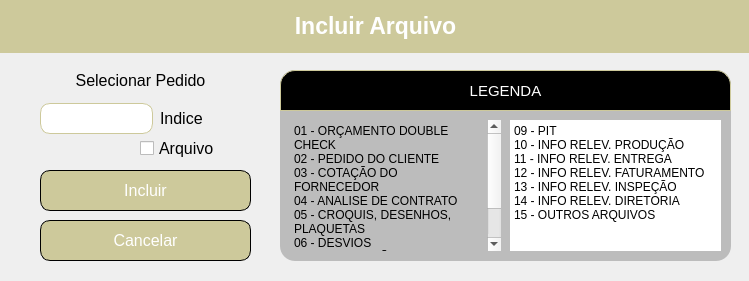
<?xml version="1.0" encoding="UTF-8"?>
<ui version="4.0">
 <class>telaIncluirArquivos</class>
 <widget class="QDialog" name="telaIncluirArquivos">
  <property name="geometry">
   <rect>
    <x>0</x>
    <y>0</y>
    <width>749</width>
    <height>281</height>
   </rect>
  </property>
  <property name="windowTitle">
   <string>INCLUIR PEDIDO</string>
  </property>
  <widget class="QLabel" name="labelErro">
   <property name="geometry">
    <rect>
     <x>0</x>
     <y>0</y>
     <width>751</width>
     <height>51</height>
    </rect>
   </property>
   <property name="font">
    <font>
     <pointsize>17</pointsize>
     <weight>75</weight>
     <bold>true</bold>
    </font>
   </property>
   <property name="styleSheet">
    <string notr="true">QLabel {
    color: white;
}</string>
   </property>
   <property name="text">
    <string>Incluir Arquivo</string>
   </property>
   <property name="alignment">
    <set>Qt::AlignCenter</set>
   </property>
  </widget>
  <widget class="QPushButton" name="btnIncluirPedidoTela">
   <property name="geometry">
    <rect>
     <x>40</x>
     <y>170</y>
     <width>211</width>
     <height>41</height>
    </rect>
   </property>
   <property name="font">
    <font>
     <pointsize>12</pointsize>
    </font>
   </property>
   <property name="styleSheet">
    <string notr="true">QPushButton {
	border-radius: 10px;
	border: 1px solid rgb(0,0,0);
    background-color: #CDC99B;
    color: white;
}</string>
   </property>
   <property name="text">
    <string>Incluir</string>
   </property>
  </widget>
  <widget class="QLineEdit" name="inputIncluirIndice">
   <property name="geometry">
    <rect>
     <x>40</x>
     <y>103</y>
     <width>113</width>
     <height>31</height>
    </rect>
   </property>
   <property name="styleSheet">
    <string notr="true">QLineEdit {
	border-radius: 10px;
	border: 1px solid #CDC99B;
}</string>
   </property>
   <property name="alignment">
    <set>Qt::AlignCenter</set>
   </property>
  </widget>
  <widget class="QCheckBox" name="checkIncluirAtual">
   <property name="geometry">
    <rect>
     <x>140</x>
     <y>140</y>
     <width>91</width>
     <height>17</height>
    </rect>
   </property>
   <property name="font">
    <font>
     <pointsize>12</pointsize>
    </font>
   </property>
   <property name="styleSheet">
    <string notr="true">QLineEdit {
	border-top-right-radius: 10px;
	border-top-left-radius: 10px;
	border: 1px solid #CDC99B;
}</string>
   </property>
   <property name="text">
    <string>Arquivo</string>
   </property>
  </widget>
  <widget class="QLabel" name="label_2">
   <property name="geometry">
    <rect>
     <x>160</x>
     <y>110</y>
     <width>81</width>
     <height>16</height>
    </rect>
   </property>
   <property name="font">
    <font>
     <pointsize>12</pointsize>
    </font>
   </property>
   <property name="text">
    <string>Indice</string>
   </property>
  </widget>
  <widget class="QLabel" name="label_3">
   <property name="geometry">
    <rect>
     <x>280</x>
     <y>70</y>
     <width>451</width>
     <height>191</height>
    </rect>
   </property>
   <property name="styleSheet">
    <string notr="true">QLabel {
	background-color: rgb(188, 188, 188);
	border-radius: 15px;
}</string>
   </property>
   <property name="text">
    <string/>
   </property>
  </widget>
  <widget class="QLabel" name="label_4">
   <property name="geometry">
    <rect>
     <x>-4</x>
     <y>-8</y>
     <width>761</width>
     <height>61</height>
    </rect>
   </property>
   <property name="styleSheet">
    <string notr="true">QLabel {
	background-color: #CDC99B;
}</string>
   </property>
   <property name="text">
    <string/>
   </property>
  </widget>
  <widget class="QPlainTextEdit" name="plainTextEdit">
   <property name="enabled">
    <bool>true</bool>
   </property>
   <property name="geometry">
    <rect>
     <x>290</x>
     <y>120</y>
     <width>211</width>
     <height>131</height>
    </rect>
   </property>
   <property name="styleSheet">
    <string notr="true">QPlainTextEdit {
	background-color: rgb(0, 0, 0, 0);
	border: 0px;
}</string>
   </property>
   <property name="readOnly">
    <bool>true</bool>
   </property>
   <property name="plainText">
    <string>01 - ORÇAMENTO DOUBLE CHECK
02 - PEDIDO DO CLIENTE
03 - COTAÇÃO DO FORNECEDOR
04 - ANALISE DE CONTRATO
05 - CROQUIS, DESENHOS, PLAQUETAS
06 - DESVIOS
07 - SOLICITAÇÃO DO CLIENTE
08 - ORCAMENTO ENVIADO</string>
   </property>
   <property name="backgroundVisible">
    <bool>false</bool>
   </property>
  </widget>
  <widget class="QPlainTextEdit" name="plainTextEdit_2">
   <property name="geometry">
    <rect>
     <x>510</x>
     <y>120</y>
     <width>211</width>
     <height>131</height>
    </rect>
   </property>
   <property name="styleSheet">
    <string notr="true">QPlainTextEdit {
	border-top-right-radius: 10px;
	border-bottom-right-radius: 10px;
}</string>
   </property>
   <property name="readOnly">
    <bool>true</bool>
   </property>
   <property name="plainText">
    <string>09 - PIT
10 - INFO RELEV. PRODUÇÃO
11 - INFO RELEV. ENTREGA
12 - INFO RELEV. FATURAMENTO
13 - INFO RELEV. INSPEÇÃO
14 - INFO RELEV. DIRETORIA
15 - OUTROS ARQUIVOS</string>
   </property>
  </widget>
  <widget class="QLabel" name="label_5">
   <property name="geometry">
    <rect>
     <x>280</x>
     <y>70</y>
     <width>451</width>
     <height>41</height>
    </rect>
   </property>
   <property name="font">
    <font>
     <pointsize>11</pointsize>
    </font>
   </property>
   <property name="styleSheet">
    <string notr="true">QLabel {
	background: black;
	color: white;
	border: 1px solid #CDC99B;
	border-top-right-radius: 15px;
	border-top-left-radius: 15px;
}
</string>
   </property>
   <property name="text">
    <string>LEGENDA</string>
   </property>
   <property name="alignment">
    <set>Qt::AlignCenter</set>
   </property>
  </widget>
  <widget class="QLabel" name="labelPedido">
   <property name="geometry">
    <rect>
     <x>40</x>
     <y>70</y>
     <width>201</width>
     <height>20</height>
    </rect>
   </property>
   <property name="font">
    <font>
     <pointsize>12</pointsize>
    </font>
   </property>
   <property name="text">
    <string>Selecionar Pedido</string>
   </property>
   <property name="alignment">
    <set>Qt::AlignCenter</set>
   </property>
  </widget>
  <widget class="QPushButton" name="btnCancela">
   <property name="geometry">
    <rect>
     <x>40</x>
     <y>220</y>
     <width>211</width>
     <height>41</height>
    </rect>
   </property>
   <property name="font">
    <font>
     <pointsize>12</pointsize>
    </font>
   </property>
   <property name="styleSheet">
    <string notr="true">QPushButton {
	border-radius: 10px;
	border: 1px solid rgb(0,0,0);
    background-color: #CDC99B;
    color: white;
}</string>
   </property>
   <property name="text">
    <string>Cancelar</string>
   </property>
  </widget>
  <zorder>label_4</zorder>
  <zorder>labelErro</zorder>
  <zorder>btnIncluirPedidoTela</zorder>
  <zorder>inputIncluirIndice</zorder>
  <zorder>checkIncluirAtual</zorder>
  <zorder>label_2</zorder>
  <zorder>label_3</zorder>
  <zorder>plainTextEdit</zorder>
  <zorder>plainTextEdit_2</zorder>
  <zorder>label_5</zorder>
  <zorder>labelPedido</zorder>
  <zorder>btnCancela</zorder>
 </widget>
 <tabstops>
  <tabstop>inputIncluirIndice</tabstop>
  <tabstop>checkIncluirAtual</tabstop>
  <tabstop>btnIncluirPedidoTela</tabstop>
  <tabstop>btnCancela</tabstop>
  <tabstop>plainTextEdit</tabstop>
  <tabstop>plainTextEdit_2</tabstop>
 </tabstops>
 <resources/>
 <connections/>
</ui>
